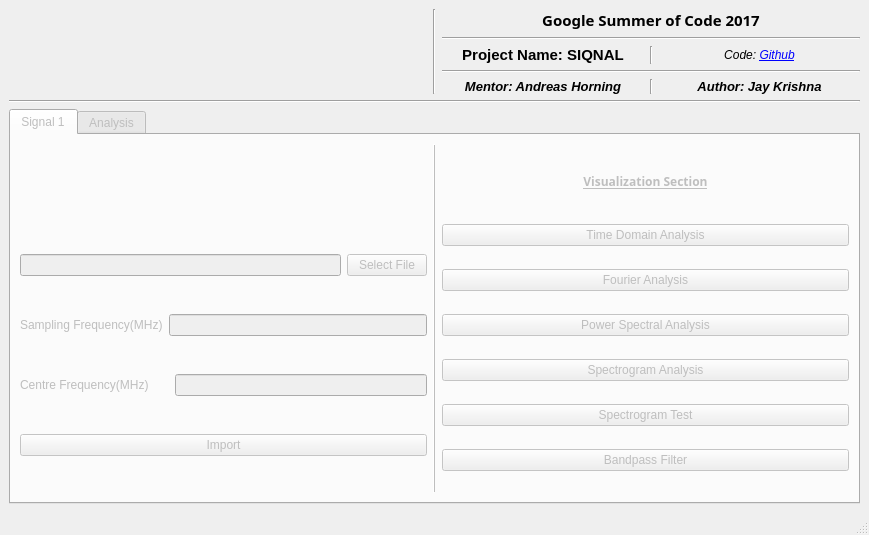
<?xml version="1.0" encoding="UTF-8"?>
<ui version="4.0">
 <class>MainWindow</class>
 <widget class="QMainWindow" name="MainWindow">
  <property name="enabled">
   <bool>true</bool>
  </property>
  <property name="geometry">
   <rect>
    <x>0</x>
    <y>0</y>
    <width>869</width>
    <height>535</height>
   </rect>
  </property>
  <property name="sizePolicy">
   <sizepolicy hsizetype="Preferred" vsizetype="Maximum">
    <horstretch>0</horstretch>
    <verstretch>0</verstretch>
   </sizepolicy>
  </property>
  <property name="minimumSize">
   <size>
    <width>0</width>
    <height>30</height>
   </size>
  </property>
  <property name="windowTitle">
   <string>MainWindow</string>
  </property>
  <widget class="QWidget" name="centralwidget">
   <layout class="QVBoxLayout" name="verticalLayout_3">
    <item>
     <layout class="QVBoxLayout" name="verticalLayout_2">
      <item>
       <layout class="QHBoxLayout" name="horizontalLayout_3">
        <item>
         <widget class="QLabel" name="LogoDisplay">
          <property name="sizePolicy">
           <sizepolicy hsizetype="Minimum" vsizetype="Preferred">
            <horstretch>0</horstretch>
            <verstretch>0</verstretch>
           </sizepolicy>
          </property>
          <property name="text">
           <string/>
          </property>
          <property name="alignment">
           <set>Qt::AlignCenter</set>
          </property>
         </widget>
        </item>
        <item>
         <widget class="Line" name="line_4">
          <property name="orientation">
           <enum>Qt::Vertical</enum>
          </property>
         </widget>
        </item>
        <item>
         <layout class="QVBoxLayout" name="verticalLayout" stretch="0,0,0,0,0">
          <item>
           <widget class="QLabel" name="ProgramNameDisplay">
            <property name="font">
             <font>
              <family>Sans Serif</family>
              <pointsize>11</pointsize>
              <weight>75</weight>
              <bold>true</bold>
             </font>
            </property>
            <property name="text">
             <string>Google Summer of Code 2017</string>
            </property>
            <property name="alignment">
             <set>Qt::AlignCenter</set>
            </property>
           </widget>
          </item>
          <item>
           <widget class="Line" name="line_5">
            <property name="orientation">
             <enum>Qt::Horizontal</enum>
            </property>
           </widget>
          </item>
          <item>
           <layout class="QHBoxLayout" name="horizontalLayout">
            <item>
             <widget class="QLabel" name="ProjectNameDIsplay">
              <property name="font">
               <font>
                <pointsize>11</pointsize>
                <weight>75</weight>
                <bold>true</bold>
               </font>
              </property>
              <property name="text">
               <string>Project Name: SIQNAL</string>
              </property>
              <property name="alignment">
               <set>Qt::AlignCenter</set>
              </property>
             </widget>
            </item>
            <item>
             <widget class="Line" name="line_7">
              <property name="orientation">
               <enum>Qt::Vertical</enum>
              </property>
             </widget>
            </item>
            <item>
             <widget class="QLabel" name="CodeSourceDisplay">
              <property name="font">
               <font>
                <italic>true</italic>
               </font>
              </property>
              <property name="text">
               <string>Code: &lt;a href=&quot;https://github.com/aerospaceresearch/siqnal&quot;&gt;Github&lt;/a&gt;</string>
              </property>
              <property name="alignment">
               <set>Qt::AlignCenter</set>
              </property>
             </widget>
            </item>
           </layout>
          </item>
          <item>
           <widget class="Line" name="line_6">
            <property name="orientation">
             <enum>Qt::Horizontal</enum>
            </property>
           </widget>
          </item>
          <item>
           <layout class="QHBoxLayout" name="horizontalLayout_2">
            <item>
             <widget class="QLabel" name="MentorNameDisplay">
              <property name="font">
               <font>
                <pointsize>10</pointsize>
                <weight>75</weight>
                <italic>true</italic>
                <bold>true</bold>
               </font>
              </property>
              <property name="text">
               <string>Mentor: Andreas Horning</string>
              </property>
              <property name="alignment">
               <set>Qt::AlignCenter</set>
              </property>
             </widget>
            </item>
            <item>
             <widget class="Line" name="line_8">
              <property name="orientation">
               <enum>Qt::Vertical</enum>
              </property>
             </widget>
            </item>
            <item>
             <widget class="QLabel" name="AuthorNameDisplay">
              <property name="font">
               <font>
                <pointsize>10</pointsize>
                <weight>75</weight>
                <italic>true</italic>
                <bold>true</bold>
               </font>
              </property>
              <property name="text">
               <string>Author: Jay Krishna</string>
              </property>
              <property name="alignment">
               <set>Qt::AlignCenter</set>
              </property>
             </widget>
            </item>
           </layout>
          </item>
         </layout>
        </item>
       </layout>
      </item>
     </layout>
    </item>
    <item>
     <layout class="QHBoxLayout" name="horizontalLayout_4"/>
    </item>
    <item>
     <widget class="Line" name="line_3">
      <property name="orientation">
       <enum>Qt::Horizontal</enum>
      </property>
     </widget>
    </item>
    <item>
     <widget class="QTabWidget" name="MainTab">
      <property name="enabled">
       <bool>false</bool>
      </property>
      <property name="sizePolicy">
       <sizepolicy hsizetype="Expanding" vsizetype="Expanding">
        <horstretch>0</horstretch>
        <verstretch>0</verstretch>
       </sizepolicy>
      </property>
      <property name="minimumSize">
       <size>
        <width>0</width>
        <height>0</height>
       </size>
      </property>
      <property name="currentIndex">
       <number>0</number>
      </property>
      <widget class="QWidget" name="Signal1">
       <attribute name="title">
        <string>Signal 1</string>
       </attribute>
       <layout class="QHBoxLayout" name="horizontalLayout_8">
        <item>
         <layout class="QVBoxLayout" name="verticalLayout_4">
          <item>
           <widget class="QLabel" name="FileLogoDisplay">
            <property name="sizePolicy">
             <sizepolicy hsizetype="Preferred" vsizetype="Fixed">
              <horstretch>0</horstretch>
              <verstretch>0</verstretch>
             </sizepolicy>
            </property>
            <property name="minimumSize">
             <size>
              <width>0</width>
              <height>40</height>
             </size>
            </property>
            <property name="font">
             <font>
              <family>Sans Serif</family>
              <weight>75</weight>
              <bold>true</bold>
              <underline>true</underline>
             </font>
            </property>
            <property name="text">
             <string/>
            </property>
            <property name="alignment">
             <set>Qt::AlignCenter</set>
            </property>
           </widget>
          </item>
          <item>
           <layout class="QHBoxLayout" name="horizontalLayout_5">
            <item>
             <widget class="QLineEdit" name="FileNameDisplay">
              <property name="readOnly">
               <bool>true</bool>
              </property>
              <property name="placeholderText">
               <string/>
              </property>
             </widget>
            </item>
            <item>
             <widget class="QPushButton" name="FileSelectButton">
              <property name="text">
               <string>Select File</string>
              </property>
             </widget>
            </item>
           </layout>
          </item>
          <item>
           <layout class="QHBoxLayout" name="horizontalLayout_6">
            <item>
             <widget class="QLabel" name="SampleFreqLabel">
              <property name="sizePolicy">
               <sizepolicy hsizetype="Fixed" vsizetype="Preferred">
                <horstretch>0</horstretch>
                <verstretch>0</verstretch>
               </sizepolicy>
              </property>
              <property name="minimumSize">
               <size>
                <width>138</width>
                <height>0</height>
               </size>
              </property>
              <property name="text">
               <string>Sampling Frequency(MHz)</string>
              </property>
             </widget>
            </item>
            <item>
             <widget class="QLineEdit" name="SampleFreqInput">
              <property name="sizePolicy">
               <sizepolicy hsizetype="Preferred" vsizetype="Fixed">
                <horstretch>0</horstretch>
                <verstretch>0</verstretch>
               </sizepolicy>
              </property>
             </widget>
            </item>
           </layout>
          </item>
          <item>
           <layout class="QHBoxLayout" name="horizontalLayout_7">
            <item>
             <widget class="QLabel" name="CentreFreqLabel">
              <property name="sizePolicy">
               <sizepolicy hsizetype="Fixed" vsizetype="Preferred">
                <horstretch>0</horstretch>
                <verstretch>0</verstretch>
               </sizepolicy>
              </property>
              <property name="minimumSize">
               <size>
                <width>149</width>
                <height>0</height>
               </size>
              </property>
              <property name="text">
               <string>Centre Frequency(MHz)</string>
              </property>
             </widget>
            </item>
            <item>
             <widget class="QLineEdit" name="CentreFreqInput">
              <property name="sizePolicy">
               <sizepolicy hsizetype="Preferred" vsizetype="Fixed">
                <horstretch>0</horstretch>
                <verstretch>0</verstretch>
               </sizepolicy>
              </property>
             </widget>
            </item>
           </layout>
          </item>
          <item>
           <widget class="QPushButton" name="ImportValueButton">
            <property name="text">
             <string>Import</string>
            </property>
           </widget>
          </item>
         </layout>
        </item>
        <item>
         <widget class="Line" name="line">
          <property name="frameShadow">
           <enum>QFrame::Raised</enum>
          </property>
          <property name="orientation">
           <enum>Qt::Vertical</enum>
          </property>
         </widget>
        </item>
        <item>
         <layout class="QVBoxLayout" name="verticalLayout_5">
          <property name="sizeConstraint">
           <enum>QLayout::SetDefaultConstraint</enum>
          </property>
          <item>
           <widget class="QLabel" name="label_5">
            <property name="sizePolicy">
             <sizepolicy hsizetype="Preferred" vsizetype="Fixed">
              <horstretch>0</horstretch>
              <verstretch>0</verstretch>
             </sizepolicy>
            </property>
            <property name="minimumSize">
             <size>
              <width>0</width>
              <height>40</height>
             </size>
            </property>
            <property name="font">
             <font>
              <family>Sans Serif</family>
              <pointsize>9</pointsize>
              <weight>75</weight>
              <bold>true</bold>
              <underline>true</underline>
             </font>
            </property>
            <property name="text">
             <string>Visualization Section</string>
            </property>
            <property name="alignment">
             <set>Qt::AlignCenter</set>
            </property>
           </widget>
          </item>
          <item>
           <widget class="QPushButton" name="TimeLaunchButton">
            <property name="text">
             <string>Time Domain Analysis</string>
            </property>
           </widget>
          </item>
          <item>
           <widget class="QPushButton" name="FourierLaunchButton">
            <property name="sizePolicy">
             <sizepolicy hsizetype="Expanding" vsizetype="Fixed">
              <horstretch>1</horstretch>
              <verstretch>0</verstretch>
             </sizepolicy>
            </property>
            <property name="text">
             <string>Fourier Analysis</string>
            </property>
           </widget>
          </item>
          <item>
           <widget class="QPushButton" name="PowerLaunchButton">
            <property name="text">
             <string>Power Spectral Analysis</string>
            </property>
           </widget>
          </item>
          <item>
           <widget class="QPushButton" name="SpectrogramLaunchButton">
            <property name="text">
             <string>Spectrogram Analysis</string>
            </property>
           </widget>
          </item>
          <item>
           <widget class="QPushButton" name="Spectrogram2LaunchButton">
            <property name="text">
             <string>Spectrogram Test</string>
            </property>
           </widget>
          </item>
          <item>
           <widget class="QPushButton" name="BandpassLaunchButton">
            <property name="text">
             <string>Bandpass Filter</string>
            </property>
           </widget>
          </item>
         </layout>
        </item>
       </layout>
      </widget>
      <widget class="QWidget" name="tab_3">
       <attribute name="title">
        <string>Analysis</string>
       </attribute>
      </widget>
     </widget>
    </item>
   </layout>
   <zorder>MainTab</zorder>
   <zorder></zorder>
   <zorder>line_3</zorder>
  </widget>
  <widget class="QStatusBar" name="statusbar"/>
 </widget>
 <resources/>
 <connections/>
</ui>
